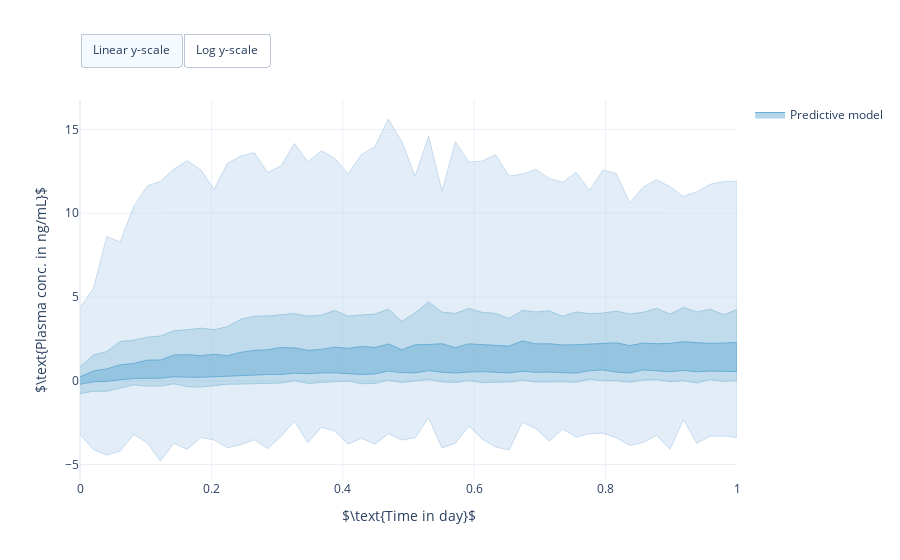

Here is the notebook cell this chart was saved with:
### Markdown cell above
## Build prior predictive model

### Code cell
import pints

# Define prior distribution
log_prior_initial_drug_amount = pints.UniformLogPrior(0, 0.001)  # Fixed to 0 later
log_prior_volume = pints.HalfCauchyLogPrior(location=0, scale=1)
log_prior_absorption_rate = pints.HalfCauchyLogPrior(location=1, scale=2)
log_prior_elimination_rate = pints.HalfCauchyLogPrior(location=0, scale=0.1)
log_prior_sigma_base = pints.HalfCauchyLogPrior(location=0, scale=1)
log_prior_sigma_rel = pints.HalfCauchyLogPrior(location=0, scale=0.1)
log_prior = pints.ComposedLogPrior(
    log_prior_initial_drug_amount, log_prior_initial_drug_amount, log_prior_volume, log_prior_absorption_rate,
    log_prior_elimination_rate, log_prior_sigma_base, log_prior_sigma_rel)

# Define prior predictive model and sample 1000 virtual patients
model = erlo.PriorPredictiveModel(predictive_model, log_prior)
n_samples = 1000
samples = model.sample(times, n_samples, seed)

# Visualise prior predictive model
fig = erlo.plots.PDPredictivePlot()
fig.add_prediction(data=samples, bulk_probs=[0.3, 0.6, 0.9])
fig.set_axis_labels(xlabel=r'$\text{Time in day}$', ylabel=r'$\text{Plasma conc. in ng/mL}$')
fig.show()
